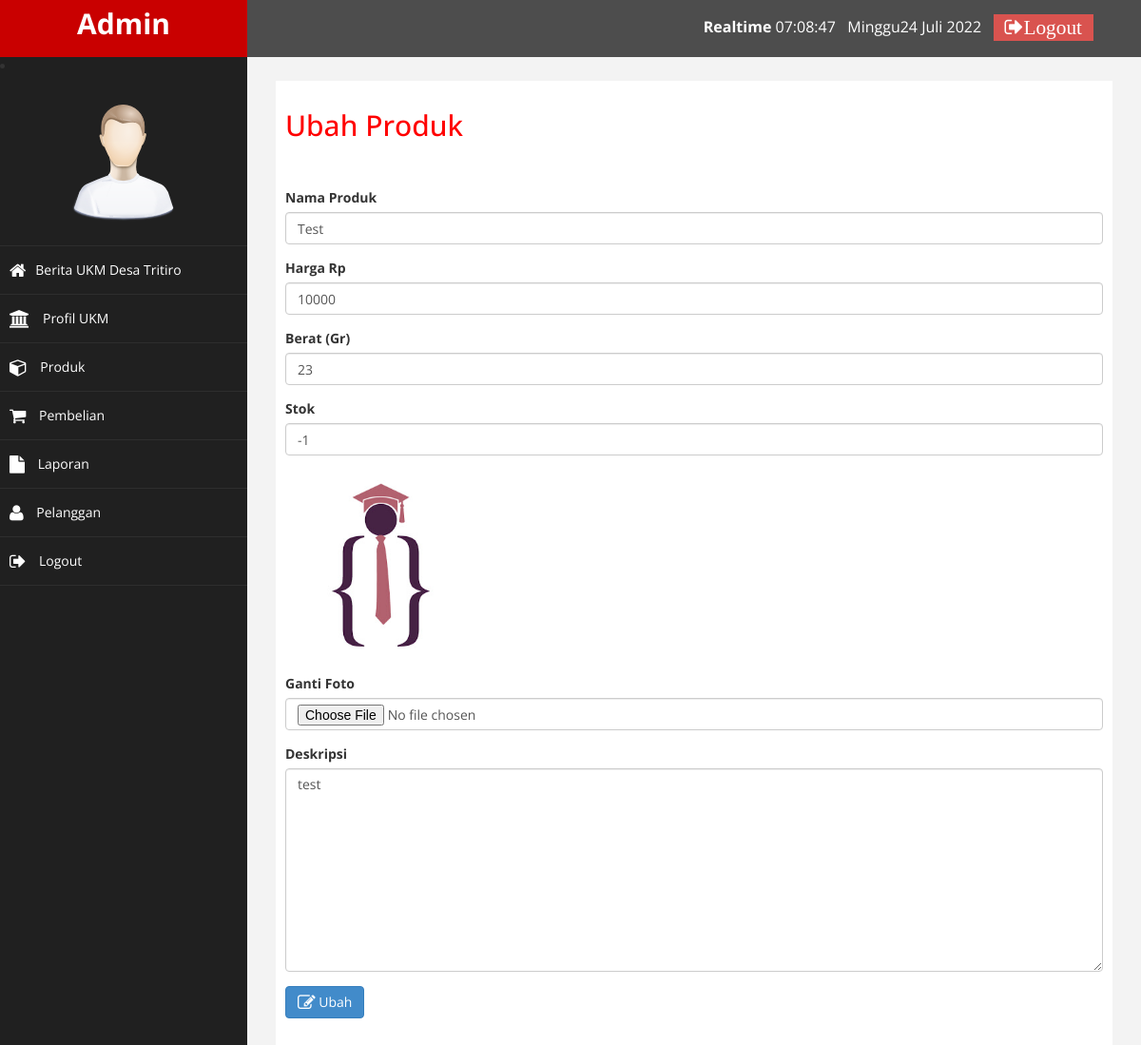
The page /views/admin/index.php?halaman=ubahproduk&id=1 (signed in) on the database its author committed.
### tables this page shows
CREATE TABLE `produk` (
  `id_produk` int(11) NOT NULL,
  `nama_produk` varchar(100) NOT NULL,
  `harga_produk` int(11) NOT NULL,
  `berat_produk` int(11) NOT NULL,
  `foto_produk` varchar(100) NOT NULL,
  `deskripsi_produk` text NOT NULL,
  `stok_produk` int(5) NOT NULL
);

### views/admin/ubahproduk.php (the view, shortened to what this page needs)
<h2>Ubah Produk</h2>
<br><br>
<?php
$ambil=$koneksi->query("SELECT * FROM produk WHERE id_produk='$_GET[id]'");
$pecah=$ambil->fetch_assoc();
?>
<form method="post" enctype="multipart/form-data">
    <div class="form-group">
        <label>Nama Produk</label>
        <input type="text" name="nama" class="form-control" value="<?= $pecah['nama_produk']; ?>">
    </div>
    <div class="form-group">
        <label>Harga Rp</label>
        <input type="number" class="form-control" name="harga" value="<?= $pecah['harga_produk']; ?>">
    </div>
    <div class="form-group">
        <label>Berat (Gr)</label>
        <input type="number" class="form-control" name="berat" value="<?= $pecah['berat_produk']; ?>">
    </div>
    <div class="form-group">
        <label>Stok</label>
        <input type="number" class="form-control" name="stok_produk" value="<?= $pecah['stok_produk']; ?>">
    </div>
    <div class="form-group">
        <img src="../../pictures/foto_produk/<?= $pecah['foto_produk'] ?>" width="200">
    </div>
    <div class="form-group">
        <label>Ganti Foto</label>
        <input type="file" name="foto" class="form-control">
    </div>
    <div class="form-group">
        <label>Deskripsi</label>
        <textarea name="deskripsi"class="form-control" rows="10"><?= $pecah['deskripsi_produk'];?></textarea>
    </div>
    <button class="btn btn-primary" name="ubah" >
       <i class="fa fa-edit fa-lg"></i> Ubah</button>
</form>

### assets/css/custom.css (style rules this page uses)
body { font-family: 'Open Sans', sans-serif; }
h2 { color: #f00; }

### rows shown on the page
produk: nama "Test", harga "10000", berat "23", stok_produk "-1", foto_produk (picture), deskripsi "test"
